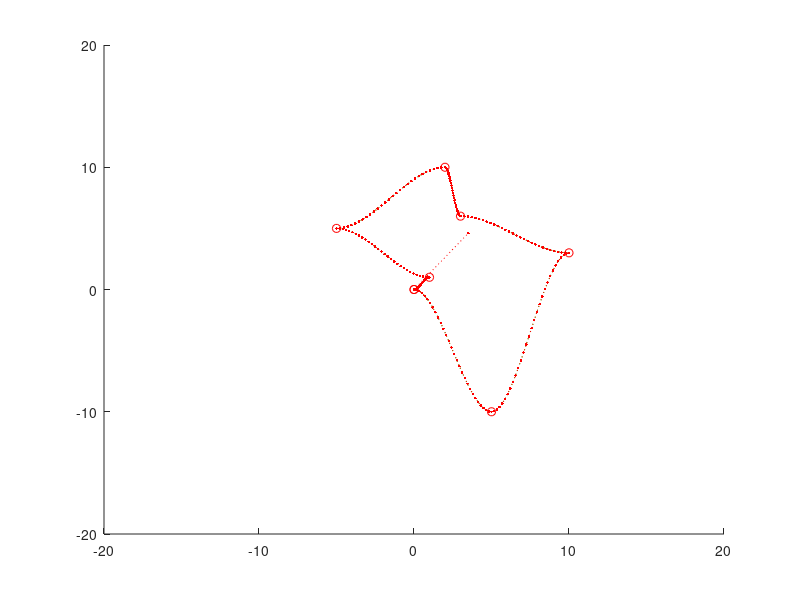

The MATLAB script that drew this image: (Note: this script raises an error after producing the figure.)
%generate spoofed odometry, landmark data

% x, y
odom_covariance = [10000, 0; 
                    0, 10000];
                
%heading and distance
measurement_covariance = [25, 0; 
                           0,25];

factor_information = sqrt(inv(diag([diag(odom_covariance); diag(measurement_covariance)])));

time_steps = 30;
landmark_location = [3, 5];
pause on;

%waypoints
start_x = [0,1,-5, 2, 3, 10, 5, 0];
end_x = [0,1, 5, 10, 6, 3, -10, 0];
gt_xq = [];
gt_yq = [];

%generate splines
for waypoint = 1:(length(start_x)-1)
    interp = linspace(start_x(waypoint), start_x(waypoint + 1), time_steps);
    gt_xq = [gt_xq, interp];
    gt_yq = [gt_yq, spline(start_x(waypoint:waypoint+1), [0 end_x(waypoint:waypoint+1) 0], interp)];
end

%generate noises
odom_noise = mvnrnd([0, 0], sqrt(odom_covariance) ./ 100, length(gt_xq));
measurement_noise = mvnrnd([0, 0], sqrt(measurement_covariance), length(gt_xq));

gt_path = [reshape([gt_xq', gt_yq']', 2*length(gt_xq), 1); landmark_location'];
noisy_path = [gt_xq', gt_yq'];
noisy_odom = zeros(length(gt_xq), 2) + odom_noise;
noisy_heading = zeros(length(gt_xq), 1);
noisy_distance = zeros(length(gt_xq), 1);
noisy_x = zeros(length(gt_xq), 1);
noisy_y = zeros(length(gt_xq), 1);
figure();
hold on;
plot(gt_xq, gt_yq, ':.g', start_x, end_x, 'or');

%render and get noisy heading
axis([-20, 20, -20, 20]);
prev_state = [0, 0];
for t = 1:length(gt_xq)
    robot_pose = [noisy_path(t, 1), noisy_path(t, 2)];
    rect = rectangle('Position', [robot_pose(1) - .25, robot_pose(2) - .25, .5, .5]); 
    heading_to_landmark = atan2(landmark_location(2) - robot_pose(2), landmark_location(1) - robot_pose(1));
    noisy_heading(t) = heading_to_landmark + normrnd(0, measurement_covariance(1,1));
    noisy_x(t) = landmark_location(1) - robot_pose(1);
    noisy_y(t) = landmark_location(2) - robot_pose(2);
    noisy_distance(t) = norm(robot_pose - landmark_location) + normrnd(0, measurement_covariance(2,2));
    noisy_odom(t, :) = robot_pose - prev_state;
    prev_state = robot_pose;
    x_ray_obs = [robot_pose(1), robot_pose(1)+noisy_distance(t)*cos(noisy_heading(t))];
    y_ray_obs = [robot_pose(2), robot_pose(2)+noisy_distance(t)*sin(noisy_heading(t))];
    l1 = line(x_ray_obs, y_ray_obs, 'Color','red','LineStyle','--');
    x_ray_gt = [robot_pose(1), landmark_location(1)];
    y_ray_gt = [robot_pose(2), landmark_location(2)];
    l2 = line(x_ray_gt, y_ray_gt, 'Color','green','LineStyle','--');
    %pause(.1);
    delete(rect);
    delete(l1);
    delete(l2);
end

%%%%%%%%%%%%%%%%%%%%%%%%%%%%%%%%%%%%%%%%%%%%%%%%%%%%%%%%%%%%%%%%%%%%%%%%%%%%%%%%%%%%%%%%%%%%%%%%
measurement_dim = 4;
state_space_dim = 2;
landmark_state_dim = 2;

estimate = zeros(2*(length(gt_xq)+1) + landmark_state_dim, 1);
for t = 1:length(gt_xq)
    estimate(2*t+1:2*t+2) = estimate(2*t-1:2*t) + noisy_odom(t,:)';
end
estimate(end-1:end) = [3.5, 4.6];
es = reshape(estimate, 2, length(estimate)/2)';
es_x = es(:,1);
es_y = es(:,2);
plot(es_x, es_y, ':.r');
d_x = ones(size(estimate));
prev_error = inf;
max_iters= 10;
iter = 0;
mu = 2;
tic
while(prev_error > 1E-5 && iter < max_iters)
    jacobian = zeros(measurement_dim*length(gt_xq) + 2, 2*(length(gt_xq)+1) + landmark_state_dim);
    jacobian(1:2,1:2) = eye(2);
    observations = reshape([noisy_odom';noisy_x';noisy_y'], measurement_dim*length(gt_xq), 1);
    observations = [0; 0; observations]; %add prior
    virtual_obs = zeros(measurement_dim*length(gt_xq)+2, 1);
    system_information = [[1/0.0001, 0; 
                          0, 1/0.0001], zeros(2, 4*length(gt_xq));
                          zeros(4*length(gt_xq), 2), diag(repmat(diag(factor_information), length(gt_xq), 1))];

    %populate jacobian
    for ts = 1:length(gt_xq)
        %insert motion jacobian second constraint
        jacobian(4*ts-1:4*ts, 2*ts-1:2*ts) = -eye(2);
        jacobian(4*ts-1:4*ts, 2*ts+1:2*ts+2) = eye(2);

        lx = estimate(end-1);
        ly = estimate(end);
        x_ts = estimate(2*ts-1);
        y_ts = estimate(2*ts);
        x_ts_next = estimate(2*ts+1);
        y_ts_next = estimate(2*ts+2);
        virtual_obs(4*ts-1:4*ts+2) = [x_ts_next - x_ts + noisy_odom(t, 1);
                                    y_ts_next - y_ts + noisy_odom(t, 2);
                                    lx - x_ts + measurement_noise(t, 1);
                                    ly - y_ts + measurement_noise(t, 2)];
        
        %insert landmark jacobian in robot pose node
        jacobian(4*ts+1, 2*ts-1:2*ts) = [-1, 0];
        jacobian(4*ts+1, end-1:end) = [1, 0];
        
        %insert landmark jacobian in landmark node
        jacobian(4*ts+2, 2*ts-1:2*ts) = [0, 1];
        jacobian(4*ts+2, end-1:end) = [0, -1];
    end

    H = (jacobian'*system_information)';
    H(1:2, 1:2) = eye(2);
    error_vector = (observations - virtual_obs);
    for deg = 5:4:length(error_vector)
        error_vector(deg) = wrapToPi(error_vector(deg));
    end
    error_vector = (error_vector'*system_information)';
    
    err_score = norm(error_vector);
    
    A = sparse(H'*H + eye(size(H',1))*mu);
    H(isinf(H)|isnan(H)) = 0;
    [R, flag, p] = chol(A);

    %solve R'y = A'b forward substitution
    %solve Rx = y backward substitution
    y = forwardSubstitution(R', p'*H'*error_vector, size(H', 1));
    d_x = p*backSubstitution(R, y, size(y, 1));
     
    
%     [C,R,P] = qr(H, error_vector, 0);
%     d_x(P,:) = back_sub(R, C);


    if(prev_error > err_score)
        estimate = estimate + d_x;
        mu = mu * 2;
    else
        mu = mu / 2;
    end
    prev_error = err_score;
    iter = iter + 1;
end
toc
res  = reshape(virtual_obs(3:end), 4, length(gt_xq))
nois_path = cumsum(res(1:2, :));
fprintf('RMSE: %f', sqrt(sum((estimate(3:end) - gt_path).^2)/length(gt_path)));
figure();
hold on; 
title("Comparison between Ground Truth and Estimate");
est_r = reshape(estimate(3:end), 2, length(estimate(3:end))/2);
est_pose = est_r(:,1:end-1);
est_landmark = est_r(:,end);
plot(est_pose(1,:), est_pose(2,:), ':.r'); 
plot(nois_path(1,:), nois_path(2,:), ':.b');
plot(est_landmark(1), est_landmark(2), 'or');
plot(gt_xq, gt_yq, ':.g'); 
plot(landmark_location(1), landmark_location(2), 'og');
